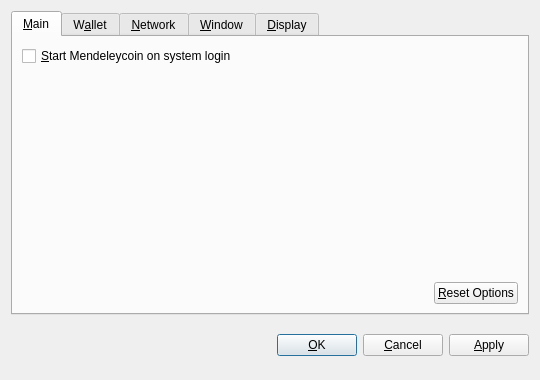
<?xml version="1.0" encoding="UTF-8"?>
<ui version="4.0">
 <class>OptionsDialog</class>
 <widget class="QDialog" name="OptionsDialog">
  <property name="geometry">
   <rect>
    <x>0</x>
    <y>0</y>
    <width>540</width>
    <height>380</height>
   </rect>
  </property>
  <property name="windowTitle">
   <string>Options</string>
  </property>
  <property name="modal">
   <bool>true</bool>
  </property>
  <layout class="QVBoxLayout" name="verticalLayout">
   <item>
    <widget class="QTabWidget" name="tabWidget">
     <property name="tabPosition">
      <enum>QTabWidget::North</enum>
     </property>
     <property name="currentIndex">
      <number>0</number>
     </property>
     <widget class="QWidget" name="tabMain">
      <attribute name="title">
       <string>&amp;Main</string>
      </attribute>
      <layout class="QVBoxLayout" name="verticalLayout_Main">
       <item>
        <widget class="QCheckBox" name="bitcoinAtStartup">
         <property name="toolTip">
          <string>Automatically start Mendeleycoin after logging in to the system.</string>
         </property>
         <property name="text">
          <string>&amp;Start Mendeleycoin on system login</string>
         </property>
        </widget>
       </item>
       <item>
        <spacer name="verticalSpacer_Main">
         <property name="orientation">
          <enum>Qt::Vertical</enum>
         </property>
         <property name="sizeHint" stdset="0">
          <size>
           <width>20</width>
           <height>40</height>
          </size>
         </property>
        </spacer>
       </item>
       <item>
        <layout class="QHBoxLayout" name="horizontalLayout_2_Main">
         <item>
          <spacer name="horizontalSpacer_2_Main">
           <property name="orientation">
            <enum>Qt::Horizontal</enum>
           </property>
           <property name="sizeHint" stdset="0">
            <size>
             <width>40</width>
             <height>20</height>
            </size>
           </property>
          </spacer>
         </item>
         <item>
          <widget class="QPushButton" name="resetButton">
           <property name="toolTip">
            <string>Reset all client options to default.</string>
           </property>
           <property name="text">
            <string>&amp;Reset Options</string>
           </property>
           <property name="autoDefault">
            <bool>false</bool>
           </property>
          </widget>
         </item>
        </layout>
       </item>
      </layout>
     </widget>
     <widget class="QWidget" name="tabWallet">
      <attribute name="title">
       <string>W&amp;allet</string>
      </attribute>
      <layout class="QVBoxLayout" name="verticalLayout_Network">
       <item>
        <widget class="QLabel" name="transactionFeeInfoLabel">
         <property name="text">
          <string>Optional transaction fee per kB that helps make sure your transactions are processed quickly. Most transactions are 1 kB.</string>
         </property>
         <property name="textFormat">
          <enum>Qt::PlainText</enum>
         </property>
         <property name="wordWrap">
          <bool>true</bool>
         </property>
        </widget>
       </item>
       <item>
        <layout class="QHBoxLayout" name="horizontalLayout_1_Main">
         <item>
          <widget class="QLabel" name="transactionFeeLabel">
           <property name="text">
            <string>Pay transaction &amp;fee</string>
           </property>
           <property name="textFormat">
            <enum>Qt::PlainText</enum>
           </property>
           <property name="buddy">
            <cstring>transactionFee</cstring>
           </property>
          </widget>
         </item>
         <item>
          <widget class="BitcoinAmountField" name="transactionFee"/>
         </item>
         <item>
          <spacer name="horizontalSpacer_1_Main">
           <property name="orientation">
            <enum>Qt::Horizontal</enum>
           </property>
           <property name="sizeHint" stdset="0">
            <size>
             <width>40</width>
             <height>20</height>
            </size>
           </property>
          </spacer>
         </item>
        </layout>
       </item>
       <item>
        <widget class="QLabel" name="label">
         <property name="text">
          <string>If you disable the spending of unconfirmed change, the change from a transaction cannot be used until that transaction has at least one confirmation. This also affects how your balance is computed.</string>
         </property>
         <property name="wordWrap">
          <bool>true</bool>
         </property>
        </widget>
       </item>
       <item>
        <widget class="QCheckBox" name="spendZeroConfChange">
         <property name="text">
          <string>Spend unconfirmed change  (experts only)</string>
         </property>
        </widget>
       </item>
       <item>
        <spacer name="verticalSpacer">
         <property name="orientation">
          <enum>Qt::Vertical</enum>
         </property>
         <property name="sizeHint" stdset="0">
          <size>
           <width>20</width>
           <height>40</height>
          </size>
         </property>
        </spacer>
       </item>
      </layout>
     </widget>
     <widget class="QWidget" name="tabNetwork">
      <attribute name="title">
       <string>&amp;Network</string>
      </attribute>
      <layout class="QVBoxLayout" name="verticalLayout_Network">
       <item>
        <widget class="QCheckBox" name="mapPortUpnp">
         <property name="toolTip">
          <string>Automatically open the Mendeleycoin client port on the router. This only works when your router supports UPnP and it is enabled.</string>
         </property>
         <property name="text">
          <string>Map port using &amp;UPnP</string>
         </property>
        </widget>
       </item>
       <item>
        <widget class="QCheckBox" name="connectSocks">
         <property name="toolTip">
          <string>Connect to the Mendeleycoin network through a SOCKS proxy (e.g. when connecting through Tor).</string>
         </property>
         <property name="text">
          <string>&amp;Connect through SOCKS proxy:</string>
         </property>
        </widget>
       </item>
       <item>
        <layout class="QHBoxLayout" name="horizontalLayout_Network">
         <item>
          <widget class="QLabel" name="proxyIpLabel">
           <property name="text">
            <string>Proxy &amp;IP:</string>
           </property>
           <property name="textFormat">
            <enum>Qt::PlainText</enum>
           </property>
           <property name="buddy">
            <cstring>proxyIp</cstring>
           </property>
          </widget>
         </item>
         <item>
          <widget class="QValidatedLineEdit" name="proxyIp">
           <property name="maximumSize">
            <size>
             <width>140</width>
             <height>16777215</height>
            </size>
           </property>
           <property name="toolTip">
            <string>IP address of the proxy (e.g. 127.0.0.1)</string>
           </property>
          </widget>
         </item>
         <item>
          <widget class="QLabel" name="proxyPortLabel">
           <property name="text">
            <string>&amp;Port:</string>
           </property>
           <property name="textFormat">
            <enum>Qt::PlainText</enum>
           </property>
           <property name="buddy">
            <cstring>proxyPort</cstring>
           </property>
          </widget>
         </item>
         <item>
          <widget class="QLineEdit" name="proxyPort">
           <property name="maximumSize">
            <size>
             <width>55</width>
             <height>16777215</height>
            </size>
           </property>
           <property name="toolTip">
            <string>Port of the proxy (e.g. 9050)</string>
           </property>
          </widget>
         </item>
         <item>
          <widget class="QLabel" name="socksVersionLabel">
           <property name="text">
            <string>SOCKS &amp;Version:</string>
           </property>
           <property name="textFormat">
            <enum>Qt::PlainText</enum>
           </property>
           <property name="buddy">
            <cstring>socksVersion</cstring>
           </property>
          </widget>
         </item>
         <item>
          <widget class="QValueComboBox" name="socksVersion">
           <property name="toolTip">
            <string>SOCKS version of the proxy (e.g. 5)</string>
           </property>
          </widget>
         </item>
         <item>
          <spacer name="horizontalSpacer_Network">
           <property name="orientation">
            <enum>Qt::Horizontal</enum>
           </property>
           <property name="sizeHint" stdset="0">
            <size>
             <width>40</width>
             <height>20</height>
            </size>
           </property>
          </spacer>
         </item>
        </layout>
       </item>
       <item>
        <spacer name="verticalSpacer_Network">
         <property name="orientation">
          <enum>Qt::Vertical</enum>
         </property>
         <property name="sizeHint" stdset="0">
          <size>
           <width>20</width>
           <height>40</height>
          </size>
         </property>
        </spacer>
       </item>
      </layout>
     </widget>
     <widget class="QWidget" name="tabWindow">
      <attribute name="title">
       <string>&amp;Window</string>
      </attribute>
      <layout class="QVBoxLayout" name="verticalLayout_Window">
       <item>
        <widget class="QCheckBox" name="minimizeToTray">
         <property name="toolTip">
          <string>Show only a tray icon after minimizing the window.</string>
         </property>
         <property name="text">
          <string>&amp;Minimize to the tray instead of the taskbar</string>
         </property>
        </widget>
       </item>
       <item>
        <widget class="QCheckBox" name="minimizeOnClose">
         <property name="toolTip">
          <string>Minimize instead of exit the application when the window is closed. When this option is enabled, the application will be closed only after selecting Quit in the menu.</string>
         </property>
         <property name="text">
          <string>M&amp;inimize on close</string>
         </property>
        </widget>
       </item>
       <item>
        <spacer name="verticalSpacer_Window">
         <property name="orientation">
          <enum>Qt::Vertical</enum>
         </property>
         <property name="sizeHint" stdset="0">
          <size>
           <width>20</width>
           <height>40</height>
          </size>
         </property>
        </spacer>
       </item>
      </layout>
     </widget>
     <widget class="QWidget" name="tabDisplay">
      <attribute name="title">
       <string>&amp;Display</string>
      </attribute>
      <layout class="QVBoxLayout" name="verticalLayout_Display">
       <item>
        <layout class="QHBoxLayout" name="horizontalLayout_1_Display">
         <item>
          <widget class="QLabel" name="langLabel">
           <property name="text">
            <string>User Interface &amp;language:</string>
           </property>
           <property name="textFormat">
            <enum>Qt::PlainText</enum>
           </property>
           <property name="buddy">
            <cstring>lang</cstring>
           </property>
          </widget>
         </item>
         <item>
          <widget class="QValueComboBox" name="lang">
           <property name="toolTip">
            <string>The user interface language can be set here. This setting will take effect after restarting Mendeleycoin.</string>
           </property>
          </widget>
         </item>
        </layout>
       </item>
       <item>
        <layout class="QHBoxLayout" name="horizontalLayout_2_Display">
         <item>
          <widget class="QLabel" name="unitLabel">
           <property name="text">
            <string>&amp;Unit to show amounts in:</string>
           </property>
           <property name="textFormat">
            <enum>Qt::PlainText</enum>
           </property>
           <property name="buddy">
            <cstring>unit</cstring>
           </property>
          </widget>
         </item>
         <item>
          <widget class="QValueComboBox" name="unit">
           <property name="toolTip">
            <string>Choose the default subdivision unit to show in the interface and when sending coins.</string>
           </property>
          </widget>
         </item>
        </layout>
       </item>
       <item>
        <widget class="QCheckBox" name="displayAddresses">
         <property name="toolTip">
          <string>Whether to show Mendeleycoin addresses in the transaction list or not.</string>
         </property>
         <property name="text">
          <string>&amp;Display addresses in transaction list</string>
         </property>
        </widget>
       </item>
       <item>
        <widget class="QCheckBox" name="coinControlFeatures">
         <property name="toolTip">
          <string>Whether to show coin control features or not.</string>
         </property>
         <property name="text">
          <string>Display coin &amp;control features (experts only!)</string>
         </property>
        </widget>
       </item>
       <item>
        <spacer name="verticalSpacer_Display">
         <property name="orientation">
          <enum>Qt::Vertical</enum>
         </property>
         <property name="sizeHint" stdset="0">
          <size>
           <width>20</width>
           <height>40</height>
          </size>
         </property>
        </spacer>
       </item>
      </layout>
     </widget>
    </widget>
   </item>
   <item>
    <layout class="QHBoxLayout" name="horizontalLayout_Buttons">
     <item>
      <spacer name="horizontalSpacer_1">
       <property name="orientation">
        <enum>Qt::Horizontal</enum>
       </property>
       <property name="sizeHint" stdset="0">
        <size>
         <width>40</width>
         <height>48</height>
        </size>
       </property>
      </spacer>
     </item>
     <item>
      <widget class="QLabel" name="statusLabel">
       <property name="font">
        <font>
         <weight>75</weight>
         <bold>true</bold>
        </font>
       </property>
       <property name="text">
        <string/>
       </property>
       <property name="textFormat">
        <enum>Qt::PlainText</enum>
       </property>
       <property name="wordWrap">
        <bool>true</bool>
       </property>
      </widget>
     </item>
     <item>
      <spacer name="horizontalSpacer_2">
       <property name="orientation">
        <enum>Qt::Horizontal</enum>
       </property>
       <property name="sizeHint" stdset="0">
        <size>
         <width>40</width>
         <height>48</height>
        </size>
       </property>
      </spacer>
     </item>
     <item>
      <widget class="QPushButton" name="okButton">
       <property name="text">
        <string>&amp;OK</string>
       </property>
      </widget>
     </item>
     <item>
      <widget class="QPushButton" name="cancelButton">
       <property name="text">
        <string>&amp;Cancel</string>
       </property>
       <property name="autoDefault">
        <bool>false</bool>
       </property>
      </widget>
     </item>
     <item>
      <widget class="QPushButton" name="applyButton">
       <property name="text">
        <string>&amp;Apply</string>
       </property>
       <property name="autoDefault">
        <bool>false</bool>
       </property>
      </widget>
     </item>
    </layout>
   </item>
  </layout>
 </widget>
 <customwidgets>
  <customwidget>
   <class>BitcoinAmountField</class>
   <extends>QSpinBox</extends>
   <header>bitcoinamountfield.h</header>
  </customwidget>
  <customwidget>
   <class>QValueComboBox</class>
   <extends>QComboBox</extends>
   <header>qvaluecombobox.h</header>
  </customwidget>
  <customwidget>
   <class>QValidatedLineEdit</class>
   <extends>QLineEdit</extends>
   <header>qvalidatedlineedit.h</header>
  </customwidget>
 </customwidgets>
 <resources/>
 <connections/>
</ui>
